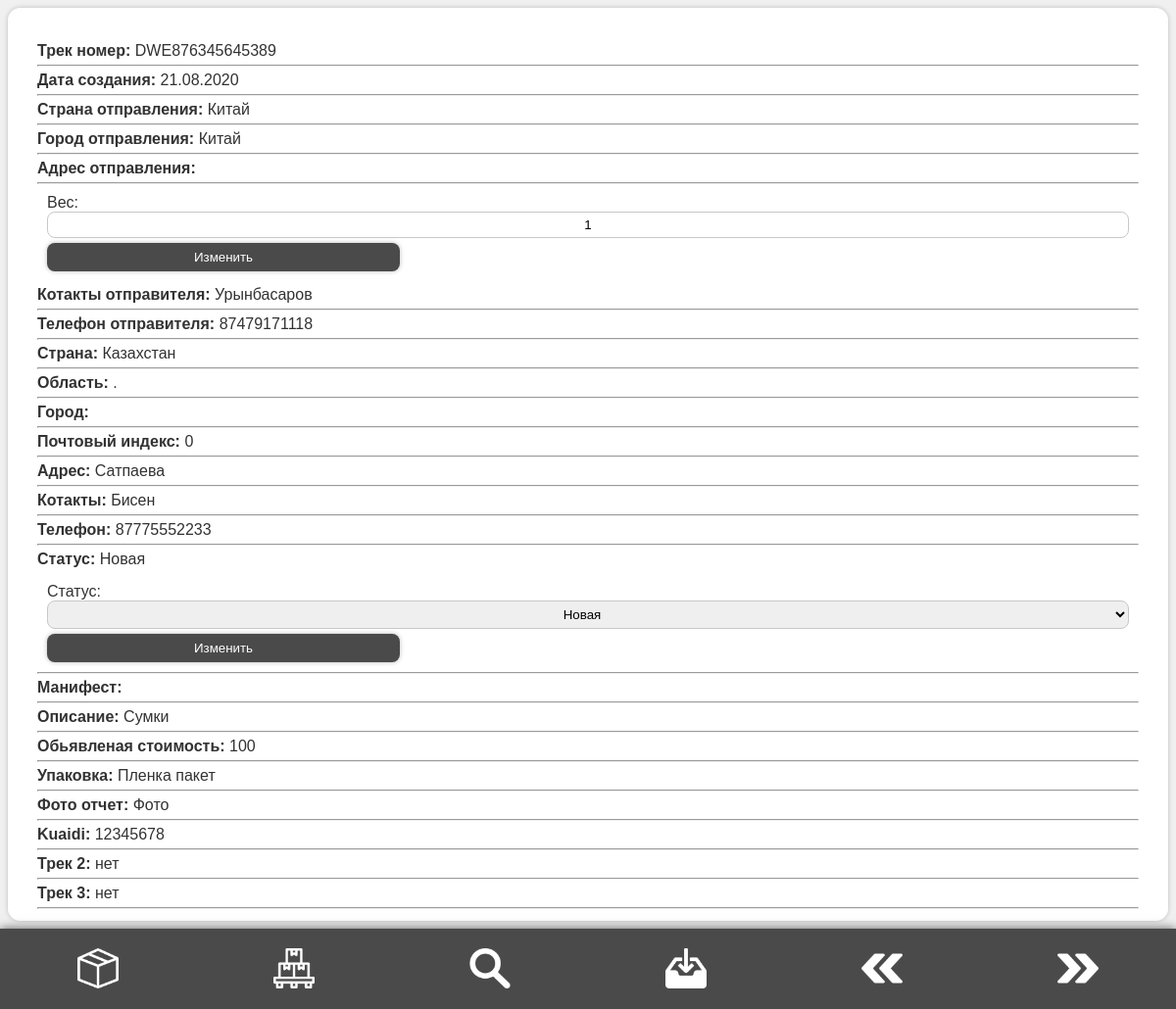
The page /auth/parcel.php?track=DWE876345645389 on the database its author committed.
### tables this page shows
CREATE TABLE `dispatch` (
  `id` int(13) NOT NULL,
  `qr_name` varchar(55) DEFAULT NULL,
  `fromDate` varchar(50) DEFAULT NULL,
  `fromCountrie` varchar(55) NOT NULL,
  `fromCity` varchar(55) NOT NULL,
  `fromAdres` varchar(400) NOT NULL,
  `fromContacts` varchar(255) NOT NULL,
  `fromPhone` varchar(20) NOT NULL,
  `toCountrie` varchar(255) NOT NULL,
  `toObl` varchar(55) NOT NULL,
  `toCity` varchar(77) NOT NULL,
  `toZipcode` int(10) NOT NULL,
  `toAdres` varchar(400) NOT NULL,
  `toContacts` varchar(255) NOT NULL,
  `toPhone` varchar(20) NOT NULL,
  `mass` int(55) NOT NULL,
  `status` varchar(255) NOT NULL,
  `manifest` varchar(55) NOT NULL,
  `payment` tinyint(1) NOT NULL DEFAULT 0,
  `description` text NOT NULL,
  `price` varchar(55) NOT NULL,
  `pack` varchar(255) NOT NULL,
  `photo` varchar(55) NOT NULL,
  `kuaidi` varchar(255) NOT NULL,
  `code2` varchar(255) NOT NULL DEFAULT 'нет',
  `code3` varchar(255) NOT NULL DEFAULT 'нет',
  `obl` char(100) NOT NULL,
  `login` char(100) NOT NULL
);

### auth/parcel.php (the view, shortened to what this page needs)
<?php
	require_once '../app/libs/sign/privileges.php';
	if(!empty($_GET['track'])) {
		$sql = 'SELECT * FROM dispatch WHERE qr_name = "'.$_GET['track'].'"';
		$res = $pdo->query($sql);
		$res = $res->fetch(PDO::FETCH_ASSOC);
	}
	switch($res['status']) {
			case "Новая":
				$status = '';
				break;
		}
?>
<!DOCTYPE html>
<html lang="en">
<head>
    <link rel="stylesheet" href="../public/css/style.css">
</head>
<body>
    <section id="content" class="<?=$status;?>">
		<?php
			if($res) {
				echo '<p class="info"><span class="infoDes">Трек номер: </span>' .$res['qr_name'].'</p><hr>';
				echo '<p class="info"><span class="infoDes">Дата создания: </span>' .$res['fromDate'].'</p><hr>';
				echo '<p class="info"><span class="infoDes">Страна отправления: </span>' .$res['fromCountrie'].'</p><hr>';
				echo '<p class="info"><span class="infoDes">Город отправления: </span>' .$res['fromCity'].'</p><hr>';
				echo '<p class="info"><span class="infoDes">Адрес отправления: </span>' .$res['fromAdres'].'</p><hr>';
				if(!empty($_SESSION['privileges'] == 0)) {
					echo '<form action="../app/querys/newMass.php" style="margin: 10px;>
							<label for="mass">Вес: </label>
							<input type="text" class="inp" id="mass" name="mass" value="'.$res['mass'].'">
							<input type="hidden" name="track" value="'.$res['qr_name'].'">
							<button type="submit" name="send" value="send" class="btn" style="margin-top: 5px;">Изменить</button>
						</form>';
				}
				echo '<p class="info"><span class="infoDes">Котакты отправителя: </span>' .$res['fromContacts'].'</p><hr>';
				echo '<p class="info"><span class="infoDes">Телефон отправителя: </span>' .$res['fromPhone'].'</p><hr>';
				echo '<p class="info"><span class="infoDes">Страна: </span>' .$res['toCountrie'].'</p><hr>';
				echo '<p class="info"><span class="infoDes">Область: </span>' .$res['obl'].'</p><hr>';
				echo '<p class="info"><span class="infoDes">Город: </span>' .$res['toCity'].'</p><hr>';
				echo '<p class="info"><span class="infoDes">Почтовый индекс: </span>' .$res['toZipcode'].'</p><hr>';
				echo '<p class="info"><span class="infoDes">Адрес: </span>' .$res['toAdres'].'</p><hr>';
				echo '<p class="info"><span class="infoDes">Котакты: </span>' .$res['toContacts'].'</p><hr>';
				echo '<p class="info"><span class="infoDes">Телефон: </span>' .$res['toPhone'].'</p><hr>';
				echo '<p class="info"><span class="infoDes">Статус: </span>' .$res['status'].'</p>';
				if(!empty($_SESSION['privileges'] == 0)) {
					echo '<form action="../app/querys/newStatus.php" style="margin: 10px;>
							<label for="status">Статус: </label>
							<select class="inp" id="status" name="status">
								<option>Новая</option>
								<option>Прибыла на склад/Ожидает оплаты</option>
								<option>Отправление готово к отправке</option>
								<option>Отправлена в страну назначения</option>
								<option>Прибыла в сортировочный центр страны назначения</option>
								<option>Идет вручение адресату</option>
								<option>Доставлена адресату</option>
								<option>Неудачная попытка вручения</option>
							</select>
							<input type="hidden" name="track" value="'.$res['qr_name'].'">
							<button type="submit" name="send" value="send" class="btn" style="margin-top: 5px;">Изменить</button>
						</form>';
				}
				echo '<hr>';
				echo '<p class="info"><span class="infoDes">Манифест: </span>' .$res['manifest'].'</p><hr>';
				echo '<p class="info"><span class="infoDes">Описание: </span>' .$res['description'].'</p><hr>';
				echo '<p class="info"><span class="infoDes">Обьявленая стоимость: </span>' .$res['price'].'</p><hr>';
				echo '<p class="info"><span class="infoDes">Упаковка: </span>' .$res['pack'].'</p><hr>';
				echo '<p class="info"><span class="infoDes">Фото отчет: </span>' .$res['photo'].'</p><hr>';
				echo '<p class="info"><span class="infoDes">Kuaidi: </span>' .$res['kuaidi'].'</p><hr>';
				echo '<p class="info"><span class="infoDes">Трек 2: </span>' .$res['code2'].'</p><hr>';
				echo '<p class="info"><span class="infoDes">Трек 3: </span>' .$res['code3'].'</p><hr>';
			} else {
				echo 'Трек номер не найден';
			}
		?>
    </section>
	<?php require_once 'template/footer.php'; ?>
</body>
</html>

### public/css/style.css (style rules this page uses)
* { margin: 0; padding: 0; box-sizing: border-box; font-family: sans-serif; }
body { font-family: sans-serif; background-color: rgb(240, 240, 240); box-sizing: border-box; overflow-x: hidden; color: rgb(50, 50, 50); }
#content { box-sizing: border-box; position: absolute; top: 8px; left: 8px; right: 8px; bottom: calc(8% + 8px); width: calc(100vw - 16px); border-radius: 13px; background-color: rgb(255, 255, 255); padding: 30px; box-shadow: 0 0 5px rgb(188, 188, 188); overflow-y: auto; overflow-x: none; }
.btn { padding: 7px; border: none; border-radius: 8px; background-color: rgb(74, 74, 74); box-shadow: 0 0 5px rgb(188, 188, 188); color: rgb(255, 255, 255); text-align: center; min-width: 30vw; outline: none; }
.inp { padding: 5px; border: 1px solid rgb(200, 200, 200); border-radius: 8px; text-align: center; outline: none; width: 100%; }
.info { padding: 5px 0px; }
.infoDes { font-weight: 700; }

### rows shown on the page
dispatch: qr_name "DWE876345645389", fromDate "21.08.2020", fromCountrie "Китай", fromCity "Китай", mass "1", fromContacts "Урынбасаров", fromPhone "87479171118", toCountrie "Казахстан", obl ".", toZipcode "0", toAdres "Сатпаева", toContacts "Бисен", toPhone "87775552233", status "Новая", description "Сумки", price "100", pack "Пленка пакет", photo "Фото", kuaidi "12345678", code2 "нет", code3 "нет"
